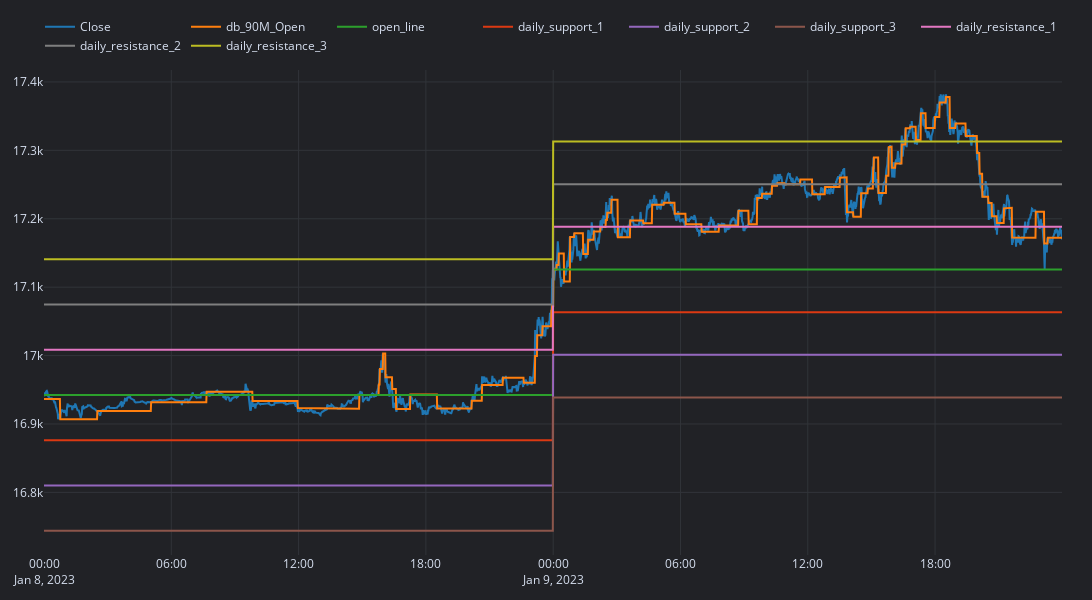

The cell this chart's notebook holds for it:
### Code cell
with_sigmas.loc['2023-01-08':'2023-01-09'][[
    'Close',
    'db_90M_Open',
    'open_line', 
    'daily_support_1',
    'daily_support_2',
    'daily_support_3', 
    'daily_resistance_1', 
    'daily_resistance_2', 
    'daily_resistance_3']].vbt.plot().show()

### Figure 1 — Plotly figure (JSON) as saved in the notebook; plotly's stock layout.template omitted (floating-point values rounded to 4 significant figures; data arrays with more than 128 entries replaced by an {"elided": "..."} marker saying what was removed)
{"data": [{"name": "Close", "showlegend": true, "type": "scatter", "uid": "080cbcd4-0d63-4eda-9525-f800fc1e917e", "x": {"elided": "2880 str values"}, "y": {"elided": "2880 float values"}}, {"name": "db_90M_Open", "showlegend": true, "type": "scatter", "uid": "15092b02-e1cc-40ec-b8ba-e175f51fcc20", "x": {"elided": "2880 str values"}, "y": {"elided": "2880 float values"}}, {"name": "open_line", "showlegend": true, "type": "scatter", "uid": "40a3ef52-0194-45f9-85e6-71914b821ddc", "x": {"elided": "2880 str values"}, "y": {"elided": "2880 float values"}}, {"name": "daily_support_1", "showlegend": true, "type": "scatter", "uid": "6b694489-dc45-493f-b065-71f71315616a", "x": {"elided": "2880 str values"}, "y": {"elided": "2880 float values"}}, {"name": "daily_support_2", "showlegend": true, "type": "scatter", "uid": "03b38ec2-30ee-4765-85ab-c6138e33a7a1", "x": {"elided": "2880 str values"}, "y": {"elided": "2880 float values"}}, {"name": "daily_support_3", "showlegend": true, "type": "scatter", "uid": "e9d01df3-dbb5-45c3-9a2e-ec0084306bd0", "x": {"elided": "2880 str values"}, "y": {"elided": "2880 float values"}}, {"name": "daily_resistance_1", "showlegend": true, "type": "scatter", "uid": "d51744be-64d1-4fa5-969b-509b1d166368", "x": {"elided": "2880 str values"}, "y": {"elided": "2880 float values"}}, {"name": "daily_resistance_2", "showlegend": true, "type": "scatter", "uid": "e899ba36-9240-468d-bf32-b60c344b48c5", "x": {"elided": "2880 str values"}, "y": {"elided": "2880 float values"}}, {"name": "daily_resistance_3", "showlegend": true, "type": "scatter", "uid": "8198ed25-76a1-4984-94cb-2e7d04af11f8", "x": {"elided": "2880 str values"}, "y": {"elided": "2880 float values"}}], "layout": {"height": 600, "legend": {"orientation": "h", "traceorder": "normal", "x": 1, "xanchor": "right", "y": 1.02, "yanchor": "bottom"}, "margin": {"b": 30, "l": 30, "r": 30, "t": 30}, "width": 1500}}
